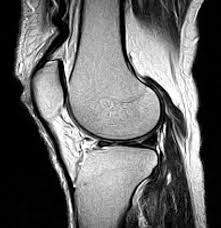
#> input picture Images/mri.jpeg, 221 x 228 px, found by its file name
$ python task-02.py
#> lines starting #> are read from the running program, lines starting #| are printed output that depends on the picture
import cv2
import numpy as np
import matplotlib.pyplot as plt

# Load the distorted MRI image
distorted_mri = cv2.imread("C:\\Users\\sraja\\OneDrive\\Documents\\Srajan\\Machine_Vision\\Images\\mri.jpeg", cv2.IMREAD_GRAYSCALE)
#> distorted_mri is the input picture: shape (228, 221); min 0, max 255, mean 102.1
plt.imshow(distorted_mri, cmap='gray')
plt.title('Distorted MRI Image')
plt.show()


# Coordinates of key points in the distorted MRI image
distorted_points = np.array([[120, 80], [300, 100], [100, 250], [280, 270]])


# Coordinates of corresponding points in the reference anatomical model
reference_points = np.array([[100, 100], [400, 100], [100, 400], [400, 400]])


# Compute the transformation matrix
transformation_matrix = cv2.getPerspectiveTransform(distorted_points.astype(np.float32), reference_points.astype(np.float32))

# Apply the perspective transformation
rectified_mri = cv2.warpPerspective(distorted_mri, transformation_matrix, (500, 500))  # Adjust the size as needed
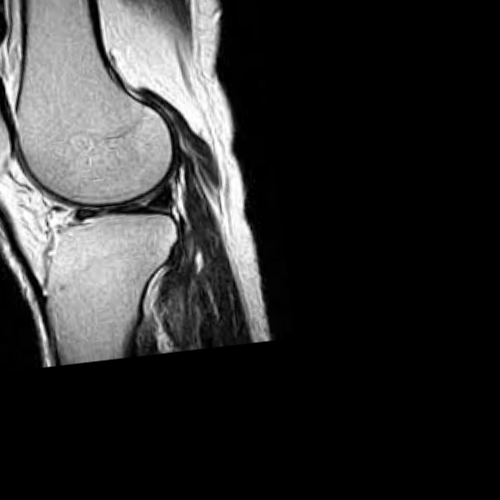
#> rectified_mri: shape (500, 500); min 0, max 255, mean 48.7


# Apply transformation with bilinear interpolation
rectified_mri_bilinear = cv2.warpPerspective(distorted_mri, transformation_matrix, (500, 500), flags=cv2.INTER_LINEAR)

# Display the rectified MRI image and compare it with the reference model
plt.subplot(1, 2, 1)
plt.imshow(distorted_mri, cmap='gray')
plt.title('Distorted MRI Image')

plt.subplot(1, 2, 2)
plt.imshow(rectified_mri_bilinear, cmap='gray')
plt.title('Rectified MRI Image (Bilinear Interpolation)')
plt.show()
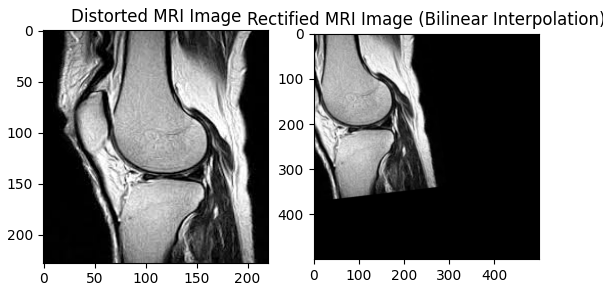
#> figure drawn by matplotlib, 2 panels

$ run again, with Images/bw.jpeg copied over Images/mri.jpeg
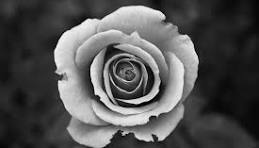
#> input picture Images/bw.jpeg, 259 x 148 px, found by its file name
#> distorted_mri is the input picture: shape (148, 259); min 0, max 255, mean 82.7
#> `rectified_mri = cv2.warpPerspective(distorted_mri, transformation_matr..`:
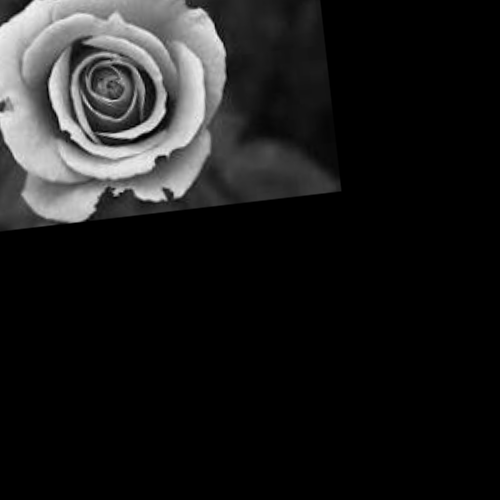
#> rectified_mri: shape (500, 500); min 0, max 245, mean 28.3
#> `plt.show()`:
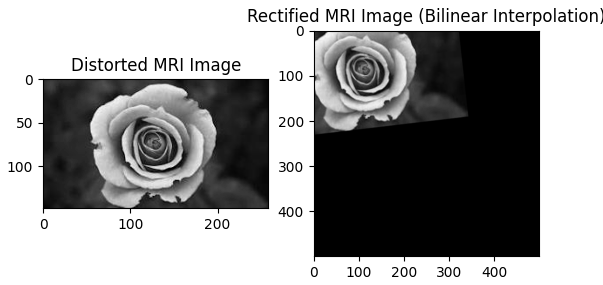
#> figure drawn by matplotlib, 2 panels
